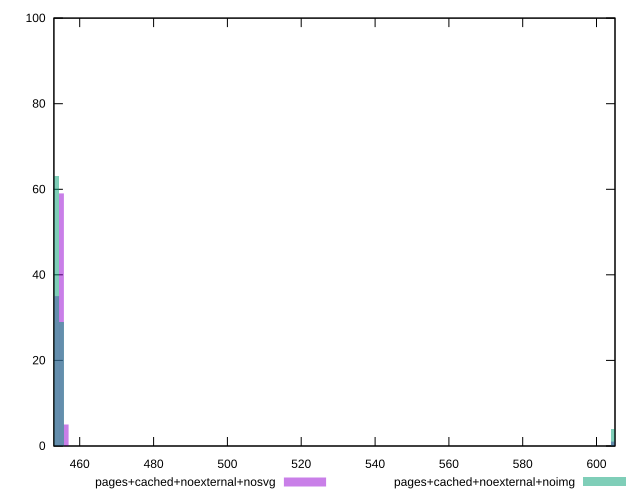

gnuplot code for this plot:
reset

$pagesCachedNoexternalNosvg <<EOF
453.7352191268487 35
455.02423963573176 59
604.5506186661705 1
456.31326014461484 5
EOF

$pagesCachedNoexternalNoimg <<EOF
455.02423963573176 29
453.7352191268487 63
452.4461986179656 4
604.5506186661705 4
EOF

set key outside below
set boxwidth 1.2890205088830928
set xrange [453:605]
set yrange [0:100]
set style fill transparent solid 0.5 noborder
set terminal svg size 640, 500 enhanced background rgb 'white'
set output "report_00007_2020-12-11T15:55:29.892Z/uses-rel-preload/comparison/histogram/7_vs_8.svg"

plot $pagesCachedNoexternalNosvg title "pages+cached+noexternal+nosvg" with boxes, \
     $pagesCachedNoexternalNoimg title "pages+cached+noexternal+noimg" with boxes

reset
